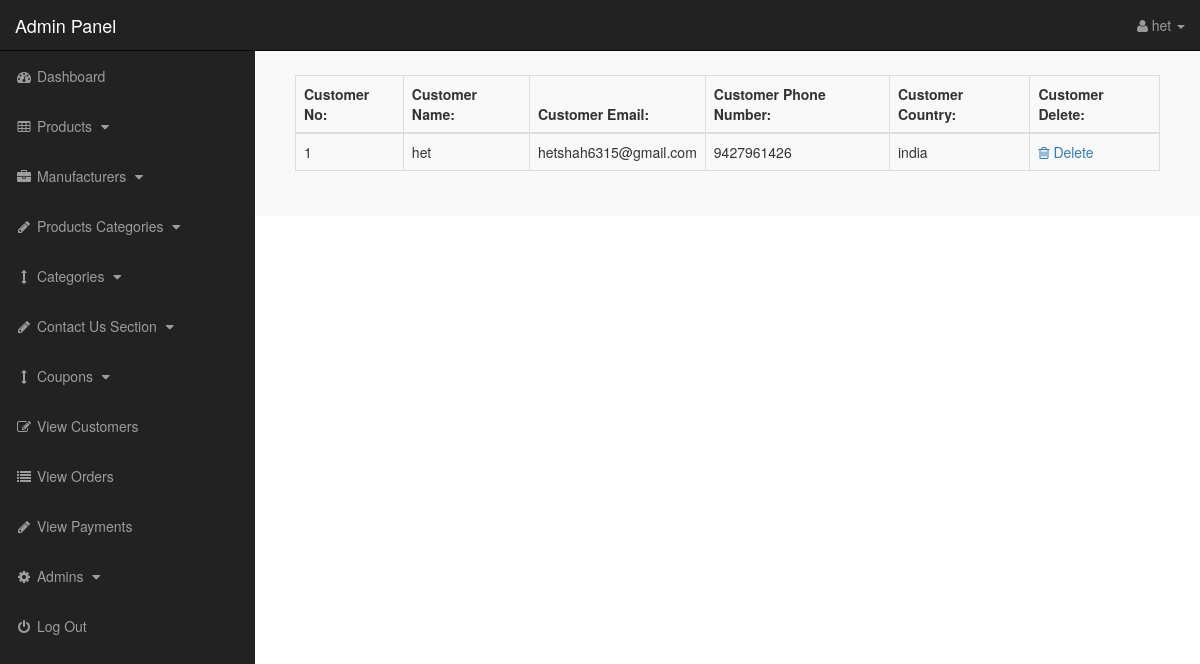
Page /admin/index.php?view_customers (signed in) on the earlier database version.
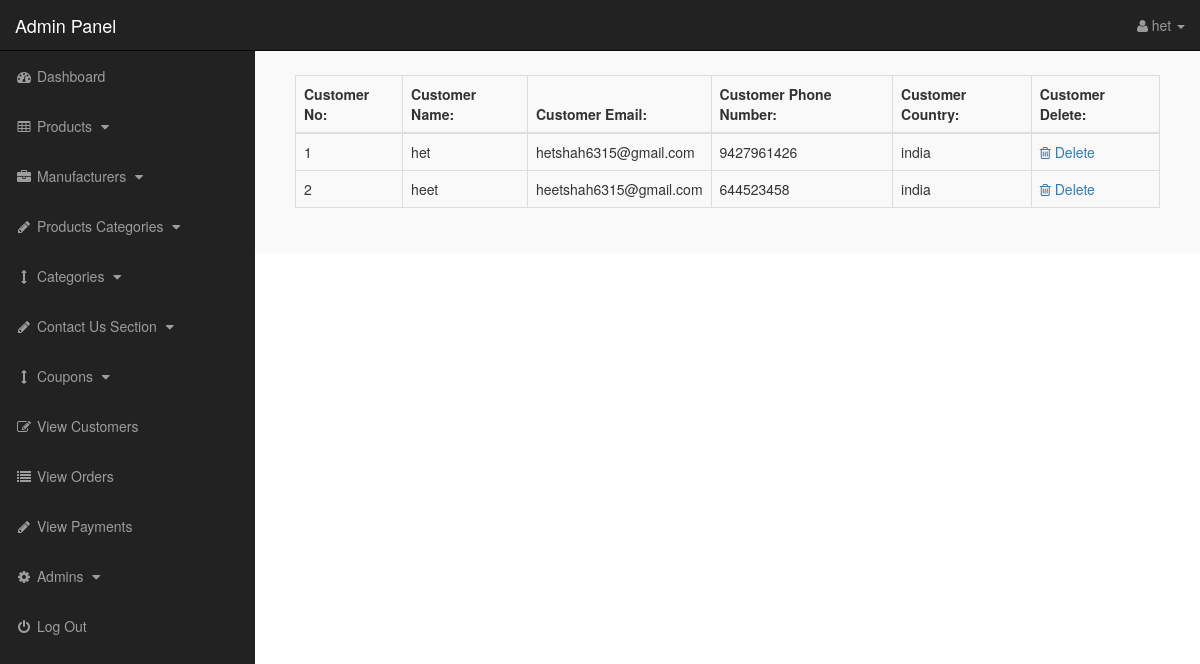
Same page on the later database version.
### tables this page shows
CREATE TABLE `customers` (
  `customer_id` int(10) NOT NULL,
  `customer_name` varchar(255) NOT NULL,
  `customer_email` varchar(255) NOT NULL,
  `customer_pass` varchar(255) NOT NULL,
  `customer_country` text NOT NULL,
  `customer_city` text NOT NULL,
  `customer_contact` varchar(255) NOT NULL,
  `customer_address` text NOT NULL,
  `customer_image` text NOT NULL,
  `customer_ip` varchar(255) NOT NULL,
  `customer_confirm_code` text NOT NULL
);

### admin/view_customers.php (the view)
<?php
if (!isset($_SESSION['admin_email'])) {
    echo "<script>window.open('../login.php','_self')</script>";
} else {
?>
    <div class="panel-body">
        <div class="table-responsive">
            <table class="table table-bordered table-hover table-striped">
                <thead>
                    <tr>
                        <th>Customer No:</th>
                        <th>Customer Name:</th>
                        <th>Customer Email:</th>
                        <th>Customer Phone Number:</th>
                        <th>Customer Country:</th>
                        <th>Customer Delete:</th>
                    </tr>
                </thead>
                <tbody>
                    <?php
                    $i = 0;
                    $get_c = "select * from customers";
                    $run_c = mysqli_query($con, $get_c);
                    while ($row_c = mysqli_fetch_array($run_c)) {
                        $c_id = $row_c['customer_id'];
                        $c_name = $row_c['customer_name'];
                        $c_email = $row_c['customer_email'];
                        $c_contact = $row_c['customer_contact'];
                        $c_country = $row_c['customer_country'];
                        $i++;
                    ?>
                        <tr>
                            <td><?php echo $i; ?></td>
                            <td><?php echo $c_name; ?></td>
                            <td><?php echo $c_email; ?></td>
                            <td><?php echo $c_contact; ?></td>
                            <td><?php echo $c_country; ?></td>
                            <td>
                                <a href="index.php?customer_delete=<?php echo $c_id; ?>">
                                    <i class="fa fa-trash-o"></i> Delete
                                </a>
                            </td>
                        </tr>
                    <?php } ?>
                </tbody>
            </table>
        </div>
    </div>
    </div>
    </div>
    </div>
<?php } ?>

### admin/index.php (shortened to what this page needs)
<?php
include("includes/db.php");
if (!isset($_SESSION['admin_email'])) {
    echo "<script>window.open('../login.php','_self')</script>";
} else {
?>
    <?php
    $admin_session = $_SESSION['admin_email'];
    $get_admin = "select * from admins  where admin_email='$admin_session'";
    $run_admin = mysqli_query($con, $get_admin);
    $row_admin = mysqli_fetch_array($run_admin);
    $admin_name = $row_admin['admin_name'];
    ?>
    <!DOCTYPE html>
    <html>
    <head>
        <link href="css/bootstrap.min.css" rel="stylesheet">
        <link href="css/style.css" rel="stylesheet">
        <link href="font-awesome/css/font-awesome.min.css" rel="stylesheet">
    </head>
    <body>
        <div id="wrapper">
            <?php include("includes/sidebar.php"); ?>
            <div id="page-wrapper">
                <div class="container-fluid">
                    <?php
                    if (isset($_GET['view_customers'])) {
                        include("view_customers.php");
                    }
                    ?>
    </body>
    </html>
<?php } ?>

### admin/includes/sidebar.php (shortened to what this page needs)
<?php
if (!isset($_SESSION['admin_email'])) {
    echo "<script>window.open('login.php','_self')</script>";
} else {
?>
    <nav class="navbar navbar-inverse navbar-fixed-top">
        <div class="navbar-header">
            <a class="navbar-brand" href="index.php?dashboard">Admin Panel</a>
        </div>
        <ul class="nav navbar-right top-nav">
            <li class="dropdown">
                <a href="#" class="dropdown-toggle" data-toggle="dropdown">
                    <i class="fa fa-user"></i>
                    <?php echo $admin_name; ?> <b class="caret"></b>
                </a>
            </li>
        </ul>
        <div class="collapse navbar-collapse navbar-ex1-collapse">
            <ul class="nav navbar-nav side-nav">
                <li>
                    <a href="index.php?dashboard">
                        <i class="fa fa-fw fa-dashboard"></i> Dashboard
                    </a>
                </li>
                <li>
                    <a href="#" data-toggle="collapse" data-target="#products">
                        <i class="fa fa-fw fa-table"></i> Products
                        <i class="fa fa-fw fa-caret-down"></i>
                    </a>
                </li>
                <li>
                    <a href="#" data-toggle="collapse" data-target="#manufacturers">
                        <i class="fa fa-fw fa-briefcase"></i> Manufacturers
                        <i class="fa fa-fw fa-caret-down"></i>
                    </a>
                </li>
                <li>
                    <a href="#" data-toggle="collapse" data-target="#p_cat">
                        <i class="fa fa-fw fa-pencil"></i> Products Categories
                        <i class="fa fa-fw fa-caret-down"></i>
                    </a>
                </li>
                <li>
                    <a href="#" data-toggle="collapse" data-target="#cat">
                        <i class="fa fa-fw fa-arrows-v"></i> Categories
                        <i class="fa fa-fw fa-caret-down"></i>
                    </a>
                </li>
                <li>
                    <a href="#" data-toggle="collapse" data-target="#contact_us">
                        <i class="fa fa-fw fa-pencil"> </i> Contact Us Section
                        <i class="fa fa-fw fa-caret-down"></i>
                    </a>
                </li>
                <li>
                    <a href="#" data-toggle="collapse" data-target="#coupons">
                        <i class="fa fa-fw fa-arrows-v"></i> Coupons
                        <i class="fa fa-fw fa-caret-down"></i>
                    </a>
                </li>
                <li>
                    <a href="index.php?view_customers">
                        <i class="fa fa-fw fa-edit"></i> View Customers
                    </a>
                </li>
                <li>
                    <a href="index.php?view_orders">
                        <i class="fa fa-fw fa-list"></i> View Orders
                    </a>
                </li>
                <li>
                    <a href="index.php?view_payments">
                        <i class="fa fa-fw fa-pencil"></i> View Payments
                    </a>
                </li>
                <li>
                    <a href="#" data-toggle="collapse" data-target="#users">
                        <i class="fa fa-fw fa-gear"></i> Admins
                        <i class="fa fa-fw fa-caret-down"></i>
                    </a>
                </li>
                <li>
                    <a href="logout.php">
                        <i class="fa fa-fw fa-power-off"></i> Log Out
                    </a>
                </li>
            </ul>
        </div>
    </nav>
<?php } ?>

### admin/css/style.css (style rules this page uses)
body { margin-top:100px; }
@media (min-width: 768px) { body { margin-top:50px; } }
#wrapper { padding-left:0; }
#page-wrapper { width:100%; padding:0; background-color:#F9F9F9; }
@media (min-width: 768px) { #wrapper { padding-left:255px; } }
@media (min-width: 768px) { #page-wrapper { padding:10px; } }
.top-nav { padding:0 15px; }
.top-nav>li { display:inline-block; float:left; }
.top-nav>li>a { padding-top:15px; padding-bottom:15px; line-height:20px; color:#999; }
@media (min-width: 768px) { .side-nav { position:fixed; top:51px; width:255px; border-radius:0; overflow-y:auto; background-color: #222; bottom:0; overflow-x:hidden; padding-bottom:40px; } }
@media (min-width: 768px) { .side-nav>li>a { width:255px; } }
.panel-body { border-radius:5px; }

Differences in the rows shown:
added customers: customer_name "heet", customer_email "heetshah6315@gmail.com", customer_contact "644523458", customer_country "india"
